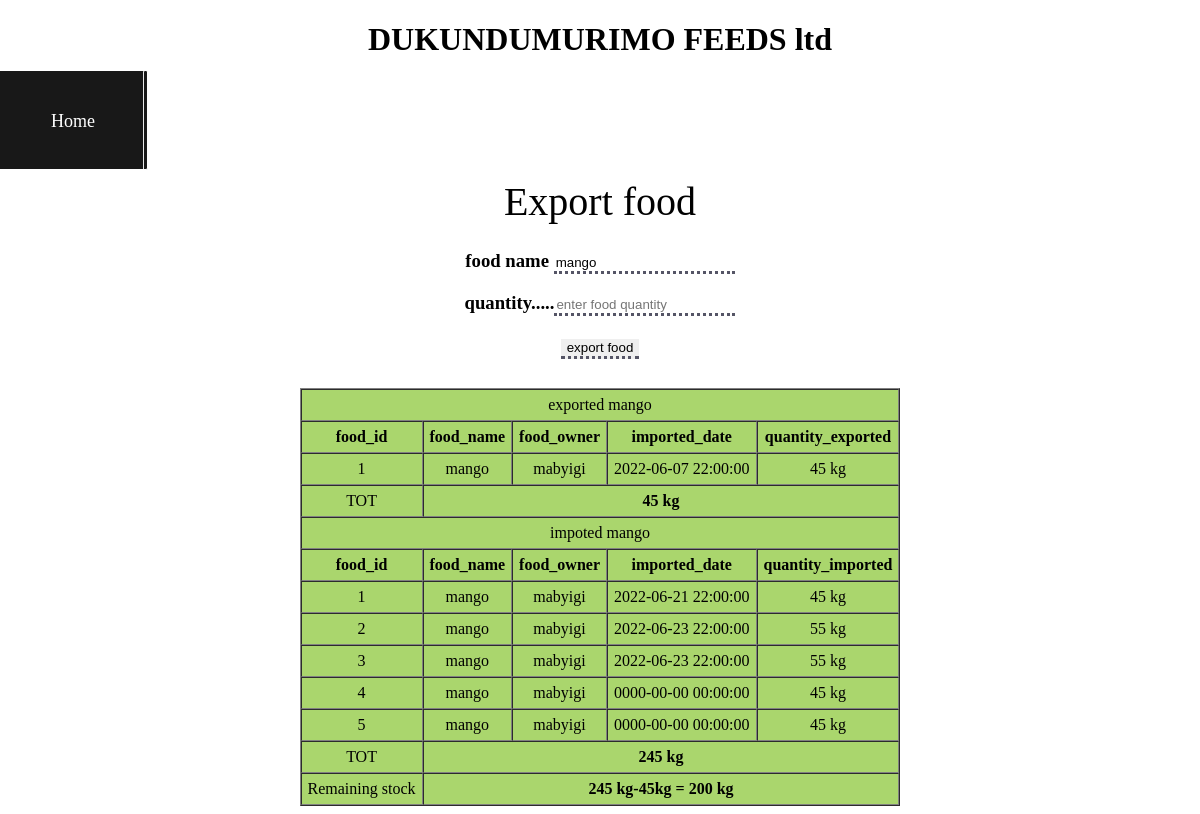
/expo.php?id=2 (signed in), run on the app's committed database.
### tables this page shows
CREATE TABLE `food` (
  `food_id` int(11) NOT NULL,
  `foodname` varchar(20) DEFAULT NULL,
  `owner` varchar(20) DEFAULT NULL
);

CREATE TABLE `export` (
  `exp_id` int(11) NOT NULL,
  `food_id` int(11) DEFAULT NULL,
  `exp_date` timestamp NOT NULL DEFAULT current_timestamp() ON UPDATE current_timestamp(),
  `quantity` varchar(15) DEFAULT NULL
);

CREATE TABLE `import` (
  `imp_id` int(11) NOT NULL,
  `food_id` int(11) DEFAULT NULL,
  `imp_date` timestamp NOT NULL DEFAULT current_timestamp() ON UPDATE current_timestamp(),
  `quantity` varchar(20) DEFAULT NULL
);

### expo.php (the view, shortened to what this page needs)
<?php
include 'index.php';
$id=$_GET['id'];
$select=$conn->query("SELECT * from food where food_id='$id'");
$row=$select->fetch_assoc();
$name=$row['foodname'];
$owner=$row['owner'];
$select=$conn->query("SELECT * from import where food_id='$id'");
 ?>
<!DOCTYPE html>
<html>
<head>
</head>
<body>
<center>
	<form action="" method="POST" >
	<fieldset style="margin-top: 130px"><legend>Export food</legend>
	<h3><label>food name  </label>
		<input type="text" name="name" value="<?php echo $name; ?>"> </h3>
 	<h3><label>quantity.....</label><input type="text" name="qty" placeholder="enter food quantity" required="">
 	</h3>
    <h3><input type="submit" name="reg" value="export food"></h3></fieldset>
</form>
</center>
</body>
</html>
<div style=" text-align: center; ">
	<center><table border="1" cellpadding="6" cellspacing="0">
	<?php   $select1=$conn->query("SELECT * from export where food_id='$id'");
			echo "<tr><td colspan='5'>exported $name</tr></td>"?>
			<tr>
				<th>food_id</th>
				<th>food_name</th>
				<th>food_owner</th>
				<th>imported_date</th>
				<th>quantity_exported</th>
				<?php
            $n=1;
            $sel=$conn->query("SELECT sum(quantity) from export where food_id='$id'");
            $data1=$sel->fetch_assoc();
            while ($row=$select1->fetch_assoc()) {
            	$id=$row['food_id'];
            	$dat=$row['exp_date'];
            	$qua=$row['quantity'];
            	echo "</tr>
			<tr><td>$n</td><td>$name</td><td>$owner</td><td>$dat</td><td>$qua kg</td></tr>";
			$n=$n+1;
            }
			 ?>
            <tr><td>TOT</td><th colspan="4"><?php echo $data1['sum(quantity)'];?> kg</th></tr>
		<?php
        echo "<tr><td colspan='5'>impoted $name</tr></td>";
		?>
			<tr>
				<th>food_id</th>
				<th>food_name</th>
				<th>food_owner</th>
				<th>imported_date</th>
				<th>quantity_imported</th>
				<?php
            $n=1;
            $sel=$conn->query("SELECT sum(quantity) from import where food_id='$id'");
            $data=$sel->fetch_assoc();
            while ($row=$select->fetch_assoc()) {
            	$dat=$row['imp_date'];
            	$qua=$row['quantity'];
            	echo "</tr>
			<tr><td>$n</td><td>$name</td><td>$owner</td><td>$dat</td><td>$qua kg</td></tr>";
			$n=$n+1;
            }
         $expo=$data1['sum(quantity)'];
         $all=$data['sum(quantity)']-$expo;
			 ?>
            <tr><td>TOT</td><th colspan="4"><?php echo $data['sum(quantity)']; ?> kg</th></tr>
            <tr><td>Remaining stock</td><th colspan="4"><?php echo $data['sum(quantity)']; ?> kg-<?php echo $expo."kg = ".$all ." kg";
            ?></th></tr>
		</table>
	</center>
</div>

### index.php (shortened to what this page needs)
<!DOCTYPE html>
<html>
<head>
     <link href="css/bootstrap-grid.css" rel="stylesheet">
</head>
<body>
	<center><h1>DUKUNDUMURIMO FEEDS ltd</h1></center>
	<div class="link">
<ul><li>
<a href="index.php" class="act">Home</a></li>
<li><a href="#">FOOD</a></li>
<li><a href="Import.php">Import</a></li>
<li><a href="export.php">Export</a></li>
<li><a href="Report.php">Report</a></li>
<li><a href="profile.php">profile</a></li>
<li><a href="out.php">logout</a></li>
</ul></div>
</body>
</html>

### index.php (style rules this page uses)
body { background: url(image/gardens/og.jpg); background-repeat:all; }
td input,input { border-style: none; outline: none; border-bottom: 3px dotted #556; }
ul { list-style: none; margin: -10px; padding: 0px; color: black; }
ul li { color: black; float: left; width: 150px; height: 80px; opacity: .9; line-height: 100px; margin-right: -5px; text-align: center; font-size: 18px; }
.act,ul li:hover { background: black; height: 100px; }
a,ul li a { text-decoration: none; display: block; color: white; border:1px solid #fff;border-radius:2px; }
th,td { background: #aad66d; }
fieldset { text-align: center; border: 0px; }
legend { font-size: 40px; }
table { text-align:center; }

### data on the page
food: name "mango", foodname "mango"
export: food.foodname "mango", food.owner "mabyigi", exp_date "2022-06-07 22:00:00", quantity "45"
import: food.foodname "mango", food.owner "mabyigi", imp_date "2022-06-21 22:00:00", quantity "45"
import: food.foodname "mango", food.owner "mabyigi", imp_date "2022-06-23 22:00:00", quantity "55"
import: food.foodname "mango", food.owner "mabyigi", imp_date "2022-06-23 22:00:00", quantity "55"
import: food.foodname "mango", food.owner "mabyigi", imp_date "0000-00-00 00:00:00", quantity "45"
import: food.foodname "mango", food.owner "mabyigi", imp_date "0000-00-00 00:00:00", quantity "45"

### other printed values
$data1['sum(quantity)'] "45"
$data['sum(quantity)'] "245"
$expo "45"
$all "200"
